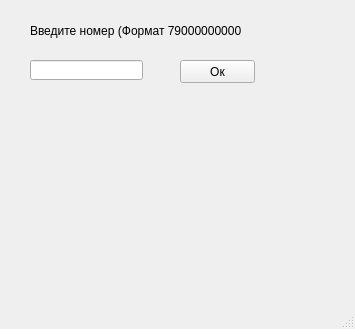
<?xml version="1.0" encoding="UTF-8"?>
<ui version="4.0">
 <class>MainWindow</class>
 <widget class="QMainWindow" name="MainWindow">
  <property name="geometry">
   <rect>
    <x>0</x>
    <y>0</y>
    <width>355</width>
    <height>329</height>
   </rect>
  </property>
  <property name="windowTitle">
   <string>Check_ip_location</string>
  </property>
  <widget class="QWidget" name="centralwidget">
   <widget class="QPushButton" name="pushButton">
    <property name="geometry">
     <rect>
      <x>180</x>
      <y>60</y>
      <width>75</width>
      <height>23</height>
     </rect>
    </property>
    <property name="text">
     <string>Ок</string>
    </property>
   </widget>
   <widget class="QLineEdit" name="lineEdit">
    <property name="geometry">
     <rect>
      <x>30</x>
      <y>60</y>
      <width>113</width>
      <height>20</height>
     </rect>
    </property>
   </widget>
   <widget class="QLabel" name="label">
    <property name="geometry">
     <rect>
      <x>30</x>
      <y>20</y>
      <width>211</width>
      <height>21</height>
     </rect>
    </property>
    <property name="text">
     <string>Введите номер (Формат 79000000000):</string>
    </property>
   </widget>
   <widget class="QLabel" name="label_2">
    <property name="geometry">
     <rect>
      <x>30</x>
      <y>90</y>
      <width>321</width>
      <height>171</height>
     </rect>
    </property>
    <property name="text">
     <string/>
    </property>
   </widget>
  </widget>
  <widget class="QMenuBar" name="menubar">
   <property name="geometry">
    <rect>
     <x>0</x>
     <y>0</y>
     <width>355</width>
     <height>21</height>
    </rect>
   </property>
  </widget>
  <widget class="QStatusBar" name="statusbar"/>
 </widget>
 <resources/>
 <connections/>
</ui>
